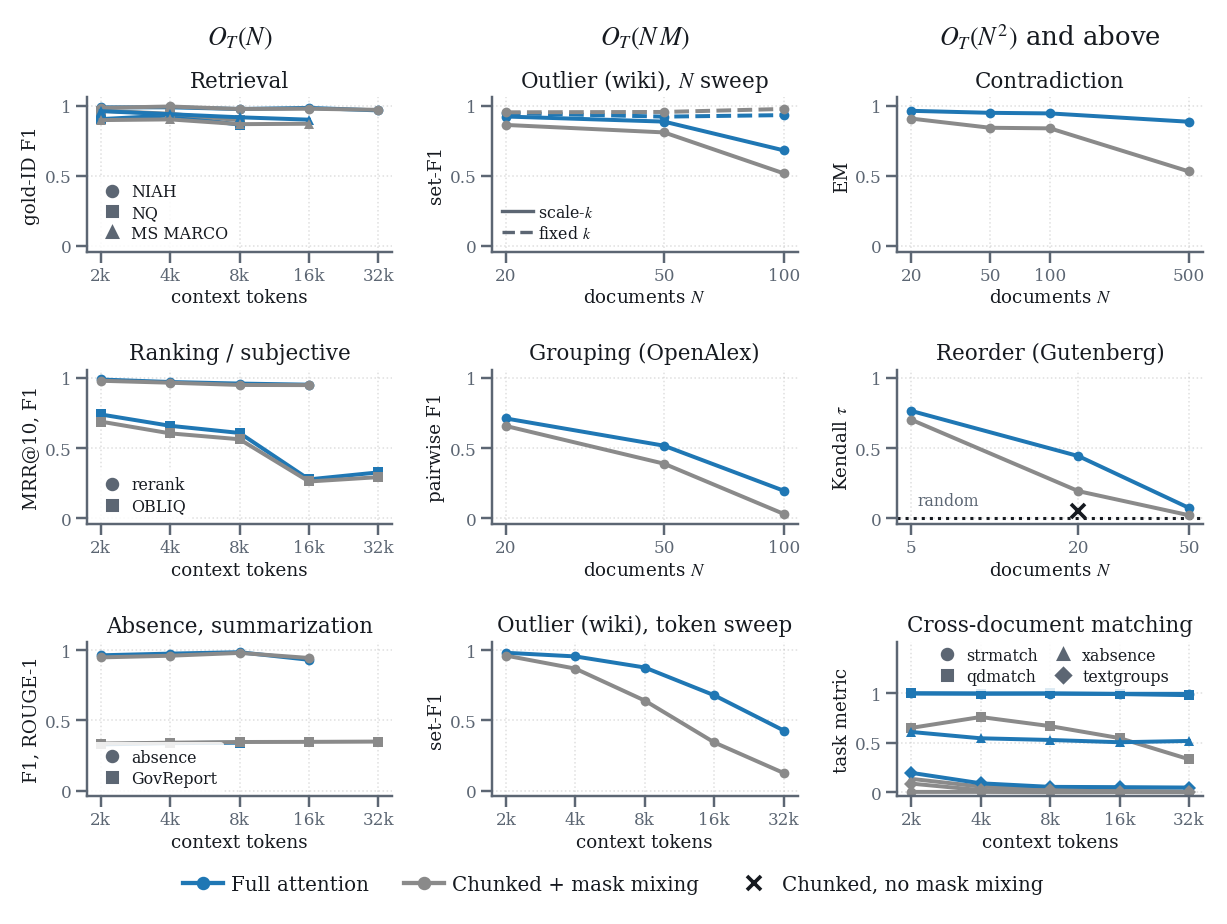

Write Python code to recreate this figure.
"""Figure 4 (fig:sec5-cross-task) — cross-task scaling of full vs. chunked attention.

Replaces the 6-panel `section5_cross_task.pdf` from the corpus-reasoning repo. 3x3 grid,
columns = CTC class (O(N) | O(NM) | O(N^2) and above), 9 panels, 17 task settings.

KEPT UNCHANGED from the previous version (same runs, same numbers, same conventions) --
these are the per-N sweeps from `corpus-reasoning/paperdraft/iclr2026/figures/section5_cross_task.py`,
read out of /scratch/users/prasann/corpus-reasoning/outputs/eval_results on 2026-08-03:
  * Outlier (wiki), N=20/50/100, scale-k (solid) vs fixed-k (dashed)   [Qwen3.5-4B]
  * Grouping (OpenAlex), N=20/50/100                                   [Qwen3.5-4B]
  * Contradiction, N=20/50/100/500                                     [Qwen3.5-4B]
  * Reorder (Gutenberg), N=5/20/50, + the one pure-chunked (no mask mixing) X point
                                                                       [Qwen3.5-9B]

NEW, from the CTC-suite artifact ("CTC-suite grid - Qwen3.5-4B dense vs chunked", the
assembled table in results/ctc_suite/dense_vs_chunked_table.md, updated 2026-07-27). All
Qwen3.5-4B; ladder = token-budget rungs 2k/4k/8k/16k/32k, which scale N per task. dense =
the `-full` checkpoint under full attention; chunked = the `-cmix` checkpoint (curriculum
mask mixing) under document-chunked attention, i.e. best-case chunked, the same convention
as the kept panels. eval_size=500 per rung except where noted.
  * Retrieval:         NIAH-contra, NQ, MS MARCO           (gold-ID F1)
  * Ranking/subjective: MS MARCO rerank (MRR@10), OBLIQ    (gold-ID F1)
  * Absence + GovReport: absence (set-F1), GovReport (ROUGE-1)
  * Outlier (wiki) again, on the token ladder -- the same task as the kept per-N panel,
    carried out to 32k, where the gap the per-N panel opens keeps widening (0.02 -> 0.30).
  * Cross-document matching: strmatch, qdmatch (HPQA), xabsence, textgroups

Blank rungs are runs that do not exist, not zeros. Excluded settings, with reasons:
  * hotpotqa, oolong  -- no `-full` checkpoint (chunked-only), so no gap to plot. This is
    why the old NQ/HotpotQA 0.8B-LoRA panels are gone: the 4B suite supersedes them for
    retrieval, but it cannot supply HotpotQA. Body text that cites the HPQA panel needs a
    rewrite.
  * scifact, groups4  -- the `-full` checkpoint const-collapsed during training (under FULL
    attention), so the dense arm measures a broken checkpoint, not full attention.
  * mathmatch, NarrativeQA (helmet_qa) -- near-floor in both arms (<=0.08); a ratio between
    two floor numbers is noise.
  * outlier (Amazon), grouping (unlabeled), absence (official), redundancy -- removed from
    the suite on request 2026-08-03.
  * cycle -- O(N^3) and saturated in BOTH arms (dense 1.000/1.000/0.998/1.000 vs chunked
    0.996/0.994/0.994/0.992). It is a genuine no-gap high-CTC case; dropped here for the
    same reason it was dropped from Figure 1, so it is a counterexample the figure does not
    show. Set SHOW_CYCLE=True to put it back in the cross-doc panel.
  * grouping_labeled -- its two suite arms are near-identical at every rung
    (0.439/0.439, 0.365/0.370, 0.231/0.226, 0.054/0.051), which is not what two
    independently trained arms look like; worth checking the mask was applied before use.

eval-size caveat: OBLIQ is 126 examples per rung (SE +-0.045, under the 500 minimum) and
contradiction is 488 (the whole held-out file). Everything else is 500.

Encoding: colour = attention (blue = full, grey = chunked + mask mixing). Marker = task
within a multi-task panel. Linestyle is reserved for the data variant (outlier scale-k vs
fixed-k). Never marker = arm, so the two encodings do not collide.

Usage:  python3 figures/fig4_cross_task.py    (writes fig4_cross_task.{pdf,png})
"""
from pathlib import Path

import matplotlib.pyplot as plt
from matplotlib.lines import Line2D

SHOW_CYCLE = False

K = 1024
SUITE = [2 * K, 4 * K, 8 * K, 16 * K, 32 * K]

# Colour = attention type, matching the other paper figures. The chunked grey is stepped
# from the previous #b0b0b0 to #8a8a8a: at this figure's print size (\textwidth, ~1.7in
# panels) the lighter grey drops out against the grid on thin multi-task lines.
STD_BLUE, CHUNK_GREY = "#1f77b4", "#8a8a8a"
INK, MUTED = "#161a20", "#5c6673"
MARKERS = ["o", "s", "^", "D", "v"]


def pairs(xs, ys):
    """Drop the rungs where a run does not exist (None), keeping x and y aligned."""
    return ([x for x, y in zip(xs, ys) if y is not None],
            [y for y in ys if y is not None])


# ── panel data ────────────────────────────────────────────────────────────────────────
# Each task: (display name, xs, dense ys, chunked ys). None = no run at that rung.

RETRIEVAL = [
    ("NIAH",     SUITE, [.988, .988, .976, .984, .966], [.984, .994, .976, .978, .970]),
    ("NQ",       SUITE, [.904, .930, .864, None, None], [.964, .942, .896, None, None]),
    ("MS MARCO", SUITE, [.961, .939, .917, .900, None], [.897, .902, .868, .871, None]),
]
RANKING = [
    ("rerank",   SUITE, [.989, .971, .960, .952, None], [.980, .966, .950, .949, None]),
    ("OBLIQ",    SUITE, [.740, .659, .608, .277, .327], [.689, .605, .563, .262, .293]),
]
LABELING = [
    ("absence",   SUITE, [.964, .976, .986, .932, None], [.949, .961, .981, .945, None]),
    ("GovReport", SUITE, [.329, .338, .341, None, None], [.335, .341, .346, .347, .349]),
]
OUTLIER_TOK = [
    ("outlier",  SUITE, [.982, .956, .877, .679, .428], [.962, .869, .641, .343, .125]),
]
CROSSDOC = [
    ("strmatch",   SUITE, [.999, .997, .997, .995, .994], [.003, .003, .000, .001, .000]),
    ("qdmatch",    SUITE, [.999, .997, .998, .992, .981], [.650, .760, .668, .547, .333]),
    ("xabsence",   SUITE, [.609, .545, .528, .505, .518], [.135, .057, .037, .012, .008]),
    ("textgroups", SUITE, [.196, .090, .054, .051, .047], [.087, .021, .019, .007, .001]),
]
if SHOW_CYCLE:
    CROSSDOC.append(
        ("cycle", SUITE, [1.000, 1.000, .998, 1.000, None], [.996, .994, .994, .992, None]))

# Kept per-N panels (values read from the old eval JSONs; see docstring).
OUTLIER_N = [20, 50, 100]
OUTLIER_SCALEK = ([.9225, .88625, .68125], [.8625, .80917, .5175])
OUTLIER_FIXEDK = ([.9475, .92167, .9325], [.9525, .955, .97625])
GROUPING_N = [20, 50, 100]
GROUPING = ([.71120, .51704, .19626], [.65758, .38883, .03102])
CONTRA_N = [20, 50, 100, 500]
CONTRA = ([.96311, .94877, .94467, .88525], [.90779, .84221, .83811, .53074])
REORDER_N = [5, 20, 50]
REORDER = ([.76520, .44284, .07349], [.70240, .19305, .02143])
REORDER_NOMIX = (20, .04872)   # pure chunked, no mask mixing


def multi(ax, tasks, title, ylabel, xlabel, xs_ticks, legend_loc="lower left",
          legend_kw=None, ytop=1.06):
    """A panel holding one or more tasks: colour = arm, marker = task."""
    handles = []
    for i, (name, xs, dense, chunked) in enumerate(tasks):
        m = MARKERS[i % len(MARKERS)]
        for ys, color in ((dense, STD_BLUE), (chunked, CHUNK_GREY)):
            px, py = pairs(xs, ys)
            if px:
                ax.plot(px, py, marker=m, color=color, linewidth=1.3, markersize=3.2,
                        markeredgewidth=0)
        if len(tasks) > 1:
            handles.append(Line2D([], [], marker=m, color=MUTED, lw=0, ms=3.4, label=name))
    _style(ax, title, ylabel, xlabel, xs_ticks, ytop=ytop)
    if handles:
        # Opaque-ish white patch, no border: in the crowded cross-document panel the only
        # clear band still has a line running through it, and a frameless legend there is
        # unreadable. Invisible in the panels that have real whitespace.
        ax.legend(handles=handles, loc=legend_loc, fontsize=5.2,
                  handletextpad=0.2, labelspacing=0.25, borderaxespad=0.2,
                  frameon=True, facecolor="white", edgecolor="none", framealpha=0.85,
                  **(legend_kw or {}))


def _style(ax, title, ylabel, xlabel, xs_ticks, ytop=1.06):
    ax.set_xscale("log")
    ax.set_xticks(xs_ticks)
    ax.set_xticklabels([f"{x // K}k" if x >= K and x % K == 0 else str(x)
                        for x in xs_ticks])
    ax.minorticks_off()
    ax.set_ylim(-0.04, ytop)
    ax.set_yticks([0, 0.5, 1.0])
    ax.set_yticklabels(["0", "0.5", "1"])
    ax.set_xlabel(xlabel, fontsize=6, labelpad=1.5)
    ax.set_ylabel(ylabel, fontsize=6, labelpad=1.5)
    ax.set_title(title, fontsize=7, pad=3.5)
    ax.tick_params(axis="both", labelsize=5.5, pad=1.5)
    ax.grid(True, linestyle=":", alpha=0.4, linewidth=0.5)
    for side in ("top", "right"):
        ax.spines[side].set_visible(False)


def main():
    plt.rcParams.update({
        "font.family": "serif",
        "font.serif": ["Times New Roman", "Times", "DejaVu Serif"],
        "mathtext.fontset": "stix",
        "axes.edgecolor": MUTED,
        "text.color": INK,
        "axes.labelcolor": INK,
        "xtick.color": MUTED,
        "ytick.color": MUTED,
        "font.size": 7,
    })
    # Sized for \textwidth (5.5in) at scale 1, so the point sizes above are the printed
    # ones. Height is capped near 4.3in on purpose: with a caption this long, a taller
    # float exceeds \topfraction and LaTeX defers the figure to the end of the document.
    fig, ax = plt.subplots(3, 3, figsize=(5.6, 4.35))

    tok = "context tokens"
    ndoc = "documents $N$"

    # ── column 1: O(N) ──
    multi(ax[0, 0], RETRIEVAL, "Retrieval", "gold-ID F1", tok, SUITE)
    multi(ax[1, 0], RANKING, "Ranking / subjective", "MRR@10, F1", tok, SUITE)
    multi(ax[2, 0], LABELING, "Absence, summarization", "F1, ROUGE-1", tok, SUITE)

    # ── column 2: O(NM) ──
    a = ax[0, 1]
    for (dense, chunked), ls, tag in ((OUTLIER_SCALEK, "-", "scale-$k$"),
                                      (OUTLIER_FIXEDK, "--", "fixed $k$")):
        a.plot(OUTLIER_N, dense, marker="o", linestyle=ls, color=STD_BLUE,
               linewidth=1.3, markersize=3.2, markeredgewidth=0)
        a.plot(OUTLIER_N, chunked, marker="o", linestyle=ls, color=CHUNK_GREY,
               linewidth=1.3, markersize=3.2, markeredgewidth=0)
    _style(a, "Outlier (wiki), $N$ sweep", "set-F1", ndoc, OUTLIER_N)
    a.legend(handles=[Line2D([], [], color=MUTED, ls="-", lw=1.1, label="scale-$k$"),
                      Line2D([], [], color=MUTED, ls="--", lw=1.1, label="fixed $k$")],
             frameon=False, loc="lower left", fontsize=5.2, handlelength=2.0,
             handletextpad=0.3, labelspacing=0.25, borderaxespad=0.2)

    a = ax[1, 1]
    a.plot(GROUPING_N, GROUPING[0], marker="o", color=STD_BLUE, linewidth=1.3,
           markersize=3.2, markeredgewidth=0)
    a.plot(GROUPING_N, GROUPING[1], marker="o", color=CHUNK_GREY, linewidth=1.3,
           markersize=3.2, markeredgewidth=0)
    _style(a, "Grouping (OpenAlex)", "pairwise F1", ndoc, GROUPING_N)

    multi(ax[2, 1], OUTLIER_TOK, "Outlier (wiki), token sweep", "set-F1", tok, SUITE)

    # ── column 3: O(N^2) and above ──
    a = ax[0, 2]
    a.plot(CONTRA_N, CONTRA[0], marker="o", color=STD_BLUE, linewidth=1.3,
           markersize=3.2, markeredgewidth=0)
    a.plot(CONTRA_N, CONTRA[1], marker="o", color=CHUNK_GREY, linewidth=1.3,
           markersize=3.2, markeredgewidth=0)
    _style(a, "Contradiction", "EM", ndoc, CONTRA_N)

    a = ax[1, 2]
    a.axhline(0.0, color=INK, linestyle=":", linewidth=1.0)
    a.plot(REORDER_N, REORDER[0], marker="o", color=STD_BLUE, linewidth=1.3,
           markersize=3.2, markeredgewidth=0)
    a.plot(REORDER_N, REORDER[1], marker="o", color=CHUNK_GREY, linewidth=1.3,
           markersize=3.2, markeredgewidth=0)
    a.plot([REORDER_NOMIX[0]], [REORDER_NOMIX[1]], marker="x", linestyle="None",
           color=INK, markersize=4.5, markeredgewidth=1.2)
    _style(a, "Reorder (Gutenberg)", r"Kendall $\tau$", ndoc, REORDER_N)
    a.annotate("random", (REORDER_N[0], 0.0), xytext=(2, 3),
               textcoords="offset points", ha="left", va="bottom",
               fontsize=5.2, color=MUTED)

    # Four tasks in one small panel and no clear band anywhere inside it: two dense lines
    # are pinned at 1.0, the chunked ones pile up near 0, and qdmatch sweeps through the
    # middle. Rather than occlude data, this panel alone gets headroom above 1.0 for the
    # legend; its ticks are still 0/0.5/1, and it is the panel whose vertical scale means
    # least anyway (four different metrics share the axis).
    multi(ax[2, 2], CROSSDOC, "Cross-document matching", "task metric", tok, SUITE,
          ytop=1.52, legend_loc="upper center",
          legend_kw={"bbox_to_anchor": (0.5, 1.03), "ncol": 2, "columnspacing": 0.6})

    # Column headers = CTC class.
    for col, header in enumerate([r"$O_T(N)$", r"$O_T(N\,M)$",
                                  r"$O_T(N^2)$ and above"]):
        ax[0, col].annotate(header, xy=(0.5, 1.30), xycoords="axes fraction",
                            ha="center", va="bottom", fontsize=8.5)

    fig.legend(handles=[
        Line2D([], [], color=STD_BLUE, marker="o", ms=3.4, lw=1.4,
               label="Full attention"),
        Line2D([], [], color=CHUNK_GREY, marker="o", ms=3.4, lw=1.4,
               label="Chunked + mask mixing"),
        Line2D([], [], color=INK, marker="x", ms=4.5, lw=0, markeredgewidth=1.2,
               label="Chunked, no mask mixing"),
    ], loc="lower center", bbox_to_anchor=(0.5, -0.015), ncol=3, frameon=False,
        fontsize=6.5, handletextpad=0.4, columnspacing=1.8)

    fig.tight_layout(rect=(0, 0.022, 1, 0.965), h_pad=1.4, w_pad=1.2)
    out = Path(__file__).resolve().parent / "fig4_cross_task.pdf"
    fig.savefig(out, bbox_inches="tight")
    fig.savefig(out.with_suffix(".png"), dpi=220, bbox_inches="tight")
    n = (len(RETRIEVAL) + len(RANKING) + len(LABELING) + len(OUTLIER_TOK)
         + len(CROSSDOC) + 4)
    print(f"wrote {out}  (9 panels, {n} task settings)")


if __name__ == "__main__":
    main()
